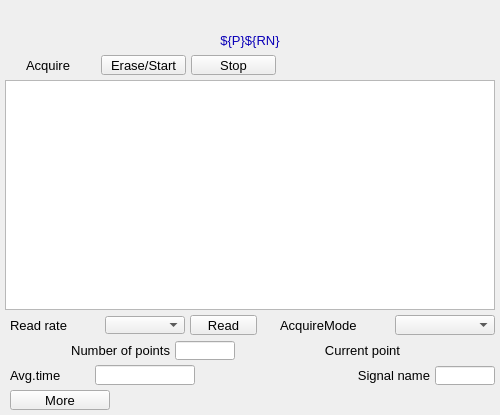
<?xml version="1.0" ?>
<ui version="4.0">
  <class>Dialog</class>
  <widget class="QWidget" name="screen">
    <property name="geometry">
      <rect>
        <x>370</x>
        <y>223</y>
        <width>500</width>
        <height>415</height>
      </rect>
    </property>
    <property name="styleSheet">
      <string notr="true">QWidget#screen {
  color: rgb(0, 0, 0);
  background-color: rgb(187, 187, 187);
  }</string>
    </property>
    <property name="windowTitle">
      <string>NDTimeSeriesPlot</string>
    </property>
    <widget class="PyDMLabel" name="text_update">
      <property name="geometry">
        <rect>
          <x>0</x>
          <y>5</y>
          <width>500</width>
          <height>20</height>
        </rect>
      </property>
      <property name="toolTip">
        <string>PV: ${P}${RN}Name</string>
      </property>
      <property name="channel" stdset="0">
        <string>ca://${P}${RN}Name</string>
      </property>
      <property name="font" stdset="0">
        <font>
          <pointsize>10</pointsize>
        </font>
      </property>
      <property name="alignment">
        <set>Qt::AlignCenter</set>
      </property>
      <property name="textInteractionFlags">
        <set>Qt::TextSelectableByKeyboard|Qt::TextSelectableByMouse</set>
      </property>
      <property name="styleSheet">
        <string notr="true">PyDMLabel#text_update {
  color: rgb(10, 0, 184);
  background-color: rgb(187, 187, 187);
  }</string>
      </property>
    </widget>
    <widget class="PyDMWaveformPlot" name="cartesian_plot">
      <property name="geometry">
        <rect>
          <x>5</x>
          <y>80</y>
          <width>490</width>
          <height>230</height>
        </rect>
      </property>
      <property name="toolTip">
        <string>cartesian_plot</string>
      </property>
      <property name="title" stdset="0">
        <string>$(P)$(RN)TimeSeries</string>
      </property>
      <property name="xLabels">
        <stringlist>
          <string>Time {s}</string>
        </stringlist>
      </property>
      <property name="yLabels">
        <stringlist>
          <string>${P}${RN}TimeSeries</string>
        </stringlist>
      </property>
      <property name="curves" stdset="0">
        <stringlist>
          <string>{&quot;name&quot;: &quot;curve 1&quot;, &quot;x_channel&quot;: &quot;ca://${prefix}TSTimeAxis&quot;, &quot;y_channel&quot;: &quot;ca://${P}${RN}TimeSeries&quot;, &quot;color&quot;: &quot;#4b6ec7&quot;, &quot;lineStyle&quot;: 1, &quot;lineWidth&quot;: 1, &quot;symbolSize&quot;: 10, &quot;redraw_mode&quot;: 2, &quot;block_size&quot;: 1200}</string>
        </stringlist>
      </property>
      <property name="axisColor" stdset="0">
        <color>
          <red>0</red>
          <green>0</green>
          <blue>0</blue>
        </color>
      </property>
      <property name="backgroundColor" stdset="0">
        <color>
          <red>218</red>
          <green>218</green>
          <blue>218</blue>
        </color>
      </property>
    </widget>
    <widget class="QLabel" name="text">
      <property name="geometry">
        <rect>
          <x>26</x>
          <y>55</y>
          <width>70</width>
          <height>20</height>
        </rect>
      </property>
      <property name="text">
        <string>Acquire</string>
      </property>
      <property name="font" stdset="0">
        <font>
          <pointsize>10</pointsize>
        </font>
      </property>
      <property name="brush" stdset="0">
        <brush brushstyle="SolidPattern">
          <color alpha="255">
            <red>0</red>
            <green>0</green>
            <blue>0</blue>
          </color>
        </brush>
      </property>
      <property name="toolTip">
        <string>text</string>
      </property>
      <property name="alignment">
        <set>Qt::AlignLeading|Qt::AlignLeft|Qt::AlignVCenter</set>
      </property>
      <property name="styleSheet">
        <string notr="true">QLabel#text {
  color: rgb(0, 0, 0);
  }</string>
      </property>
    </widget>
    <widget class="PyDMPushButton" name="message_button">
      <property name="geometry">
        <rect>
          <x>101</x>
          <y>55</y>
          <width>85</width>
          <height>20</height>
        </rect>
      </property>
      <property name="text">
        <string>Erase/Start</string>
      </property>
      <property name="font" stdset="0">
        <font>
          <pointsize>10</pointsize>
        </font>
      </property>
      <property name="toolTip">
        <string>${prefix}TSAcquire</string>
      </property>
      <property name="channel" stdset="0">
        <string>ca://${prefix}TSAcquire</string>
      </property>
      <property name="pressValue" stdset="0">
        <string>1</string>
      </property>
      <property name="styleSheet">
        <string notr="true">PyDMPushButton#message_button {
  color: rgb(0, 0, 0);
  background-color: rgb(115, 223, 255);
  }</string>
      </property>
    </widget>
    <widget class="PyDMPushButton" name="message_button_1">
      <property name="geometry">
        <rect>
          <x>191</x>
          <y>55</y>
          <width>85</width>
          <height>20</height>
        </rect>
      </property>
      <property name="text">
        <string>Stop</string>
      </property>
      <property name="font" stdset="0">
        <font>
          <pointsize>10</pointsize>
        </font>
      </property>
      <property name="toolTip">
        <string>${prefix}TSAcquire</string>
      </property>
      <property name="channel" stdset="0">
        <string>ca://${prefix}TSAcquire</string>
      </property>
      <property name="pressValue" stdset="0">
        <string>0</string>
      </property>
      <property name="styleSheet">
        <string notr="true">PyDMPushButton#message_button_1 {
  color: rgb(0, 0, 0);
  background-color: rgb(115, 223, 255);
  }</string>
      </property>
    </widget>
    <widget class="PyDMLabel" name="text_update_1">
      <property name="geometry">
        <rect>
          <x>282</x>
          <y>56</y>
          <width>100</width>
          <height>18</height>
        </rect>
      </property>
      <property name="toolTip">
        <string>PV: ${prefix}TSAcquiring</string>
      </property>
      <property name="channel" stdset="0">
        <string>ca://${prefix}TSAcquiring</string>
      </property>
      <property name="displayFormat" stdset="0">
        <enum>PyDMLabel::String</enum>
      </property>
      <property name="font" stdset="0">
        <font>
          <pointsize>10</pointsize>
        </font>
      </property>
      <property name="alignment">
        <set>Qt::AlignLeading|Qt::AlignLeft|Qt::AlignVCenter</set>
      </property>
      <property name="textInteractionFlags">
        <set>Qt::TextSelectableByKeyboard|Qt::TextSelectableByMouse</set>
      </property>
      <property name="styleSheet">
        <string notr="true">PyDMLabel#text_update_1 {
  color: rgb(10, 0, 184);
  background-color: rgb(70, 70, 70);
  }</string>
      </property>
    </widget>
    <widget class="QLabel" name="text_1">
      <property name="geometry">
        <rect>
          <x>0</x>
          <y>30</y>
          <width>500</width>
          <height>20</height>
        </rect>
      </property>
      <property name="text">
        <string>${P}${RN}</string>
      </property>
      <property name="font" stdset="0">
        <font>
          <pointsize>10</pointsize>
        </font>
      </property>
      <property name="brush" stdset="0">
        <brush brushstyle="SolidPattern">
          <color alpha="255">
            <red>10</red>
            <green>0</green>
            <blue>184</blue>
          </color>
        </brush>
      </property>
      <property name="toolTip">
        <string>text_1</string>
      </property>
      <property name="alignment">
        <set>Qt::AlignCenter</set>
      </property>
      <property name="styleSheet">
        <string notr="true">QLabel#text_1 {
  color: rgb(10, 0, 184);
  }</string>
      </property>
    </widget>
    <widget class="PyDMFrame" name="composite">
      <property name="geometry">
        <rect>
          <x>10</x>
          <y>315</y>
          <width>485</width>
          <height>70</height>
        </rect>
      </property>
      <widget class="QLabel" name="text_2">
        <property name="geometry">
          <rect>
            <x>310</x>
            <y>50</y>
            <width>110</width>
            <height>20</height>
          </rect>
        </property>
        <property name="text">
          <string>Signal name</string>
        </property>
        <property name="font" stdset="0">
          <font>
            <pointsize>10</pointsize>
          </font>
        </property>
        <property name="brush" stdset="0">
          <brush brushstyle="SolidPattern">
            <color alpha="255">
              <red>0</red>
              <green>0</green>
              <blue>0</blue>
            </color>
          </brush>
        </property>
        <property name="toolTip">
          <string>text_2</string>
        </property>
        <property name="alignment">
          <set>Qt::AlignRight|Qt::AlignTrailing|Qt::AlignVCenter</set>
        </property>
        <property name="styleSheet">
          <string notr="true">QLabel#text_2 {
  color: rgb(0, 0, 0);
  }</string>
        </property>
      </widget>
      <widget class="PyDMLineEdit" name="text_entry">
        <property name="geometry">
          <rect>
            <x>425</x>
            <y>51</y>
            <width>60</width>
            <height>19</height>
          </rect>
        </property>
        <property name="channel" stdset="0">
          <string>ca://${P}${RN}Name</string>
        </property>
        <property name="toolTip">
          <string>${P}${RN}Name</string>
        </property>
        <property name="font" stdset="0">
          <font>
            <pointsize>10</pointsize>
          </font>
        </property>
        <property name="styleSheet">
          <string notr="true">PyDMLineEdit#text_entry {
  color: rgb(0, 0, 0);
  background-color: rgb(115, 223, 255);
  border: 1px solid black;
  margin: 0px;
  padding: 0px;
  spacing: 0px;
  }</string>
        </property>
      </widget>
      <widget class="QLabel" name="text_3">
        <property name="geometry">
          <rect>
            <x>0</x>
            <y>50</y>
            <width>80</width>
            <height>20</height>
          </rect>
        </property>
        <property name="text">
          <string>Avg.time</string>
        </property>
        <property name="font" stdset="0">
          <font>
            <pointsize>10</pointsize>
          </font>
        </property>
        <property name="brush" stdset="0">
          <brush brushstyle="SolidPattern">
            <color alpha="255">
              <red>0</red>
              <green>0</green>
              <blue>0</blue>
            </color>
          </brush>
        </property>
        <property name="toolTip">
          <string>text_3</string>
        </property>
        <property name="alignment">
          <set>Qt::AlignLeading|Qt::AlignLeft|Qt::AlignVCenter</set>
        </property>
        <property name="styleSheet">
          <string notr="true">QLabel#text_3 {
  color: rgb(0, 0, 0);
  }</string>
        </property>
      </widget>
      <widget class="PyDMLineEdit" name="text_entry_1">
        <property name="geometry">
          <rect>
            <x>85</x>
            <y>50</y>
            <width>100</width>
            <height>20</height>
          </rect>
        </property>
        <property name="channel" stdset="0">
          <string>ca://${prefix}TSAveragingTime</string>
        </property>
        <property name="toolTip">
          <string>${prefix}TSAveragingTime</string>
        </property>
        <property name="font" stdset="0">
          <font>
            <pointsize>10</pointsize>
          </font>
        </property>
        <property name="styleSheet">
          <string notr="true">PyDMLineEdit#text_entry_1 {
  color: rgb(0, 0, 0);
  background-color: rgb(115, 223, 255);
  border: 1px solid black;
  margin: 0px;
  padding: 0px;
  spacing: 0px;
  }</string>
        </property>
      </widget>
      <widget class="PyDMLabel" name="text_update_2">
        <property name="geometry">
          <rect>
            <x>190</x>
            <y>51</y>
            <width>100</width>
            <height>18</height>
          </rect>
        </property>
        <property name="toolTip">
          <string>PV: ${prefix}TSAveragingTime_RBV</string>
        </property>
        <property name="channel" stdset="0">
          <string>ca://${prefix}TSAveragingTime_RBV</string>
        </property>
        <property name="font" stdset="0">
          <font>
            <pointsize>10</pointsize>
          </font>
        </property>
        <property name="alignment">
          <set>Qt::AlignLeading|Qt::AlignLeft|Qt::AlignVCenter</set>
        </property>
        <property name="textInteractionFlags">
          <set>Qt::TextSelectableByKeyboard|Qt::TextSelectableByMouse</set>
        </property>
        <property name="styleSheet">
          <string notr="true">PyDMLabel#text_update_2 {
  color: rgb(10, 0, 184);
  background-color: rgb(187, 187, 187);
  }</string>
        </property>
      </widget>
      <widget class="PyDMEnumComboBox" name="menu">
        <property name="geometry">
          <rect>
            <x>385</x>
            <y>0</y>
            <width>100</width>
            <height>20</height>
          </rect>
        </property>
        <property name="toolTip">
          <string>${prefix}TSAcquireMode</string>
        </property>
        <property name="channel" stdset="0">
          <string>ca://${prefix}TSAcquireMode</string>
        </property>
        <property name="font" stdset="0">
          <font>
            <pointsize>10</pointsize>
          </font>
        </property>
        <property name="styleSheet">
          <string notr="true">PyDMEnumComboBox#menu {
  color: rgb(0, 0, 0);
  background-color: rgb(115, 223, 255);
  }</string>
        </property>
      </widget>
      <widget class="QLabel" name="text_4">
        <property name="geometry">
          <rect>
            <x>270</x>
            <y>0</y>
            <width>110</width>
            <height>20</height>
          </rect>
        </property>
        <property name="text">
          <string>AcquireMode</string>
        </property>
        <property name="font" stdset="0">
          <font>
            <pointsize>10</pointsize>
          </font>
        </property>
        <property name="brush" stdset="0">
          <brush brushstyle="SolidPattern">
            <color alpha="255">
              <red>0</red>
              <green>0</green>
              <blue>0</blue>
            </color>
          </brush>
        </property>
        <property name="toolTip">
          <string>text_4</string>
        </property>
        <property name="alignment">
          <set>Qt::AlignLeading|Qt::AlignLeft|Qt::AlignVCenter</set>
        </property>
        <property name="styleSheet">
          <string notr="true">QLabel#text_4 {
  color: rgb(0, 0, 0);
  }</string>
        </property>
      </widget>
      <widget class="PyDMPushButton" name="message_button_2">
        <property name="geometry">
          <rect>
            <x>180</x>
            <y>0</y>
            <width>67</width>
            <height>20</height>
          </rect>
        </property>
        <property name="text">
          <string>Read</string>
        </property>
        <property name="font" stdset="0">
          <font>
            <pointsize>10</pointsize>
          </font>
        </property>
        <property name="toolTip">
          <string>${prefix}TSRead</string>
        </property>
        <property name="channel" stdset="0">
          <string>ca://${prefix}TSRead</string>
        </property>
        <property name="pressValue" stdset="0">
          <string>1</string>
        </property>
        <property name="styleSheet">
          <string notr="true">PyDMPushButton#message_button_2 {
  color: rgb(0, 0, 0);
  background-color: rgb(115, 223, 255);
  }</string>
        </property>
      </widget>
      <widget class="PyDMEnumComboBox" name="menu_1">
        <property name="geometry">
          <rect>
            <x>95</x>
            <y>1</y>
            <width>80</width>
            <height>18</height>
          </rect>
        </property>
        <property name="toolTip">
          <string>${prefix}TSRead.SCAN</string>
        </property>
        <property name="channel" stdset="0">
          <string>ca://${prefix}TSRead.SCAN</string>
        </property>
        <property name="font" stdset="0">
          <font>
            <pointsize>10</pointsize>
          </font>
        </property>
        <property name="styleSheet">
          <string notr="true">PyDMEnumComboBox#menu_1 {
  color: rgb(0, 0, 0);
  background-color: rgb(115, 223, 255);
  }</string>
        </property>
      </widget>
      <widget class="QLabel" name="text_5">
        <property name="geometry">
          <rect>
            <x>0</x>
            <y>0</y>
            <width>90</width>
            <height>20</height>
          </rect>
        </property>
        <property name="text">
          <string>Read rate</string>
        </property>
        <property name="font" stdset="0">
          <font>
            <pointsize>10</pointsize>
          </font>
        </property>
        <property name="brush" stdset="0">
          <brush brushstyle="SolidPattern">
            <color alpha="255">
              <red>0</red>
              <green>0</green>
              <blue>0</blue>
            </color>
          </brush>
        </property>
        <property name="toolTip">
          <string>text_5</string>
        </property>
        <property name="alignment">
          <set>Qt::AlignLeading|Qt::AlignLeft|Qt::AlignVCenter</set>
        </property>
        <property name="styleSheet">
          <string notr="true">QLabel#text_5 {
  color: rgb(0, 0, 0);
  }</string>
        </property>
      </widget>
      <widget class="QLabel" name="text_6">
        <property name="geometry">
          <rect>
            <x>0</x>
            <y>25</y>
            <width>160</width>
            <height>20</height>
          </rect>
        </property>
        <property name="text">
          <string>Number of points</string>
        </property>
        <property name="font" stdset="0">
          <font>
            <pointsize>10</pointsize>
          </font>
        </property>
        <property name="brush" stdset="0">
          <brush brushstyle="SolidPattern">
            <color alpha="255">
              <red>0</red>
              <green>0</green>
              <blue>0</blue>
            </color>
          </brush>
        </property>
        <property name="toolTip">
          <string>text_6</string>
        </property>
        <property name="alignment">
          <set>Qt::AlignRight|Qt::AlignTrailing|Qt::AlignVCenter</set>
        </property>
        <property name="styleSheet">
          <string notr="true">QLabel#text_6 {
  color: rgb(0, 0, 0);
  }</string>
        </property>
      </widget>
      <widget class="PyDMLineEdit" name="text_entry_2">
        <property name="geometry">
          <rect>
            <x>165</x>
            <y>26</y>
            <width>60</width>
            <height>19</height>
          </rect>
        </property>
        <property name="channel" stdset="0">
          <string>ca://${prefix}TSNumPoints</string>
        </property>
        <property name="toolTip">
          <string>${prefix}TSNumPoints</string>
        </property>
        <property name="font" stdset="0">
          <font>
            <pointsize>10</pointsize>
          </font>
        </property>
        <property name="styleSheet">
          <string notr="true">PyDMLineEdit#text_entry_2 {
  color: rgb(0, 0, 0);
  background-color: rgb(115, 223, 255);
  border: 1px solid black;
  margin: 0px;
  padding: 0px;
  spacing: 0px;
  }</string>
        </property>
      </widget>
      <widget class="QLabel" name="text_7">
        <property name="geometry">
          <rect>
            <x>260</x>
            <y>25</y>
            <width>130</width>
            <height>20</height>
          </rect>
        </property>
        <property name="text">
          <string>Current point</string>
        </property>
        <property name="font" stdset="0">
          <font>
            <pointsize>10</pointsize>
          </font>
        </property>
        <property name="brush" stdset="0">
          <brush brushstyle="SolidPattern">
            <color alpha="255">
              <red>0</red>
              <green>0</green>
              <blue>0</blue>
            </color>
          </brush>
        </property>
        <property name="toolTip">
          <string>text_7</string>
        </property>
        <property name="alignment">
          <set>Qt::AlignRight|Qt::AlignTrailing|Qt::AlignVCenter</set>
        </property>
        <property name="styleSheet">
          <string notr="true">QLabel#text_7 {
  color: rgb(0, 0, 0);
  }</string>
        </property>
      </widget>
      <widget class="PyDMLabel" name="text_update_3">
        <property name="geometry">
          <rect>
            <x>395</x>
            <y>26</y>
            <width>90</width>
            <height>18</height>
          </rect>
        </property>
        <property name="toolTip">
          <string>PV: ${prefix}TSCurrentPoint</string>
        </property>
        <property name="channel" stdset="0">
          <string>ca://${prefix}TSCurrentPoint</string>
        </property>
        <property name="font" stdset="0">
          <font>
            <pointsize>10</pointsize>
          </font>
        </property>
        <property name="alignment">
          <set>Qt::AlignLeading|Qt::AlignLeft|Qt::AlignVCenter</set>
        </property>
        <property name="textInteractionFlags">
          <set>Qt::TextSelectableByKeyboard|Qt::TextSelectableByMouse</set>
        </property>
        <property name="styleSheet">
          <string notr="true">PyDMLabel#text_update_3 {
  color: rgb(10, 0, 184);
  background-color: rgb(187, 187, 187);
  }</string>
        </property>
      </widget>
    </widget>
    <widget class="PyDMRelatedDisplayButton" name="related_display">
      <property name="geometry">
        <rect>
          <x>10</x>
          <y>390</y>
          <width>100</width>
          <height>20</height>
        </rect>
      </property>
      <property name="toolTip">
        <string>More</string>
      </property>
      <property name="text">
        <string>More</string>
      </property>
      <property name="showIcon" stdset="0">
        <bool>true</bool>
      </property>
      <property name="font" stdset="0">
        <font>
          <pointsize>10</pointsize>
        </font>
      </property>
      <property name="styleSheet">
        <string notr="true">PyDMRelatedDisplayButton#related_display {
  color: rgb(0, 0, 0);
  background-color: rgb(115, 223, 255);
  }</string>
      </property>
      <property name="titles" stdset="0">
        <stringlist>
          <string>Time series plugin</string>
        </stringlist>
      </property>
      <property name="filenames" stdset="0">
        <stringlist>
          <string>TimeSeriesPlugin_V26.ui</string>
        </stringlist>
      </property>
      <property name="macros" stdset="0">
        <stringlist>
          <string>P=${P},R=${R}</string>
        </stringlist>
      </property>
      <property name="openInNewWindow" stdset="0">
        <bool>true</bool>
      </property>
    </widget>
  </widget>
  <customwidgets>
    <customwidget>
      <class>PyDMLabel</class>
      <extends>QLabel</extends>
      <header>pydm.widgets.label</header>
    </customwidget>
    <customwidget>
      <class>PyDMWaveformPlot</class>
      <extends>QGraphicsView</extends>
      <header>pydm.widgets.waveformplot</header>
    </customwidget>
    <customwidget>
      <class>PyDMPushButton</class>
      <extends>QPushButton</extends>
      <header>pydm.widgets.pushbutton</header>
    </customwidget>
    <customwidget>
      <class>PyDMFrame</class>
      <extends>QFrame</extends>
      <header>pydm.widgets.frame</header>
    </customwidget>
    <customwidget>
      <class>PyDMLineEdit</class>
      <extends>QLineEdit</extends>
      <header>pydm.widgets.line_edit</header>
    </customwidget>
    <customwidget>
      <class>PyDMEnumComboBox</class>
      <extends>QComboBox</extends>
      <header>pydm.widgets.enum_combo_box</header>
    </customwidget>
    <customwidget>
      <class>PyDMRelatedDisplayButton</class>
      <extends>QPushButton</extends>
      <header>pydm.widgets.related_display_button</header>
    </customwidget>
  </customwidgets>
</ui>
